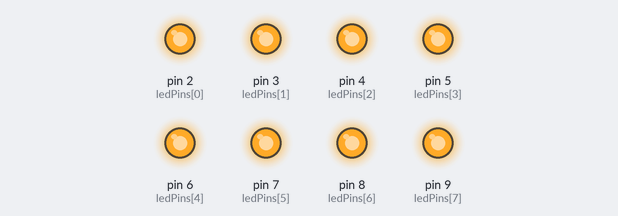
Bench run of a sketch on a simulated Arduino Uno, built with avr-gcc and run on an emulated ATmega328P. Parts: output pins drawn as LEDs (lit = HIGH).

Above: at 0.1 s.
Timing chart, 0 to 1.6 s (numbered marks = the images above):
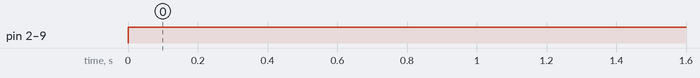

The sketch:

prototype.ino
```cpp
/*     ---------------------------------------------------------
 *     |  Arduino Experimentation Kit Example Code             |
 *     |  CIRC-02 .: 8 LED Fun :. (Multiple LEDs)   |
 *     ---------------------------------------------------------
 *
 *  A few Simple LED animations
 *
 * For more information on this circuit http://tinyurl.com/d2hrud
 *
 */

//LED Pin Variables
int ledPins[] = {2,3,4,5,6,7,8,9}; //An array to hold the pin each LED is connected to
                                   //i.e. LED #0 is connected to pin 2, LED #1, 3 and so on
                                   //to address an array use ledPins[0] this would equal 2
                                   //and ledPins[7] would equal 9

/*
 * setup() - this function runs once when you turn your Arduino on
 * We the three control pins to outputs
 */
void setup()
{

  //Set each pin connected to an LED to output mode (pulling high (on) or low (off)
  for(int i = 0; i < 8; i++){         //this is a loop and will repeat eight times
      pinMode(ledPins[i],OUTPUT); //we use this to set each LED pin to output
  }                                   //the code this replaces is below

  /* (commented code will not run)
   * these are the lines replaced by the for loop above they do exactly the
   * same thing the one above just uses less typing
  pinMode(ledPins[0],OUTPUT);
  pinMode(ledPins[1],OUTPUT);
  pinMode(ledPins[2],OUTPUT);
  pinMode(ledPins[3],OUTPUT);
  pinMode(ledPins[4],OUTPUT);
  pinMode(ledPins[5],OUTPUT);
  pinMode(ledPins[6],OUTPUT);
  pinMode(ledPins[7],OUTPUT);
  (end of commented code)*/
}


/*
 * loop() - this function will start after setup finishes and then repeat
 * we call a function called oneAfterAnother(). if you would like a different behaviour
 * uncomment (delete the two slashes) one of the other lines
 */
void loop()                     // run over and over again
{
  oneAfterAnotherNoLoop();   //this will turn on each LED one by one then turn each off
  //oneAfterAnotherLoop();   //does the same as oneAfterAnotherNoLoop but with
                             //much less typing
  //oneOnAtATime();          //this will turn one LED on then turn the next one
                             //on turning the
                             //former off (one LED will look like it is scrolling
                             //along the line
  //inAndOut();              //lights the two middle LEDs then moves them out then back
                             //in again
}

/*
 * oneAfterAnotherNoLoop() - Will light one LED then delay for delayTime then light
 * the next LED until all LEDs are on it will then turn them off one after another
 *
 * this does it without using a loop which makes for a lot of typing.
 * oneOnAtATimeLoop() does exactly the same thing with less typing
 */
void oneAfterAnotherNoLoop(){
  int delayTime = 100; //the time (in milliseconds) to pause between LEDs
                       //make smaller for quicker switching and larger for slower
  digitalWrite(ledPins[0], HIGH);  //Turns on LED #0 (connected to pin 2 )
  digitalWrite(ledPins[1], HIGH);  //Turns on LED #1 (connected to pin 3 )
  digitalWrite(ledPins[2], HIGH);  //Turns on LED #2 (connected to pin 4 )
  digitalWrite(ledPins[3], HIGH);  //Turns on LED #3 (connected to pin 5 )
  digitalWrite(ledPins[4], HIGH);  //Turns on LED #4 (connected to pin 6 )
  digitalWrite(ledPins[5], HIGH);  //Turns on LED #5 (connected to pin 7 )
  digitalWrite(ledPins[6], HIGH);  //Turns on LED #6 (connected to pin 8 )
  digitalWrite(ledPins[7], HIGH);  //Turns on LED #7 (connected to pin 9 )

}

/*
 * oneAfterAnotherLoop() - Will light one LED then delay for delayTime then light
 * the next LED until all LEDs are on it will then turn them off one after another
 *
 * this does it using a loop which makes for a lot less typing.
 * than oneOnAtATimeNoLoop() does exactly the same thing with less typing
 */
void oneAfterAnotherLoop(){
  int delayTime = 100; //the time (in milliseconds) to pause between LEDs
                       //make smaller for quicker switching and larger for slower

//Turn Each LED on one after another
  for(int i = 0; i <= 7; i++){
    digitalWrite(ledPins[i], HIGH);  //Turns on LED #i each time this runs i
    delay(delayTime);                //gets one added to it so this will repeat
  }                                  //8 times the first time i will = 0 the final
                                     //time i will equal 7;

//Turn Each LED off one after another
  for(int i = 7; i >= 0; i--){  //same as above but rather than starting at 0 and counting up
                                //we start at seven and count down
    digitalWrite(ledPins[i], LOW);  //Turns off LED #i each time this runs i
    delay(delayTime);                //gets one subtracted from it so this will repeat
  }                                  //8 times the first time i will = 7 the final
                                     //time it will equal 0


}

/*
 * oneOnAtATime() - Will light one LED then the next turning off all the others
 */
void oneOnAtATime(){
  int delayTime = 100; //the time (in milliseconds) to pause between LEDs
                       //make smaller for quicker switching and larger for slower

  for(int i = 0; i <= 7; i++){
    int offLED = i - 1;  //Calculate which LED was turned on last time through
    if(i == 0) {         //for i = 1 to 7 this is i minus 1 (i.e. if i = 2 we will
      offLED = 7;        //turn on LED 2 and off LED 1)
    }                    //however if i = 0 we don't want to turn of led -1 (doesn't exist)
                         //instead we turn off LED 7, (looping around)
    digitalWrite(ledPins[i], HIGH);     //turn on LED #i
    digitalWrite(ledPins[offLED], LOW); //turn off the LED we turned on last time
    delay(delayTime);
  }
}

/*
 * inAndOut() - This will turn on the two middle LEDs then the next two out
 * making an in and out look
 */
void inAndOut(){
  int delayTime = 100; //the time (in milliseconds) to pause between LEDs
                       //make smaller for quicker switching and larger for slower

  //runs the LEDs out from the middle
  for(int i = 0; i <= 3; i++){
    int offLED = i - 1;  //Calculate which LED was turned on last time through
    if(i == 0) {         //for i = 1 to 7 this is i minus 1 (i.e. if i = 2 we will
      offLED = 3;        //turn on LED 2 and off LED 1)
    }                    //however if i = 0 we don't want to turn of led -1 (doesn't exist)
                         //instead we turn off LED 7, (looping around)
    int onLED1 = 3 - i;       //this is the first LED to go on ie. LED #3 when i = 0 and LED
                             //#0 when i = 3
    int onLED2 = 4 + i;       //this is the first LED to go on ie. LED #4 when i = 0 and LED
                             //#7 when i = 3
    int offLED1 = 3 - offLED; //turns off the LED we turned on last time
    int offLED2 = 4 + offLED; //turns off the LED we turned on last time

    digitalWrite(ledPins[onLED1], HIGH);
    digitalWrite(ledPins[onLED2], HIGH);
    digitalWrite(ledPins[offLED1], LOW);
    digitalWrite(ledPins[offLED2], LOW);
    delay(delayTime);
  }

  //runs the LEDs into the middle
  for(int i = 3; i >= 0; i--){
    int offLED = i + 1;  //Calculate which LED was turned on last time through
    if(i == 3) {         //for i = 1 to 7 this is i minus 1 (i.e. if i = 2 we will
      offLED = 0;        //turn on LED 2 and off LED 1)
    }                    //however if i = 0 we don't want to turn of led -1 (doesn't exist)
                         //instead we turn off LED 7, (looping around)
    int onLED1 = 3 - i;       //this is the first LED to go on ie. LED #3 when i = 0 and LED
                             //#0 when i = 3
    int onLED2 = 4 + i;       //this is the first LED to go on ie. LED #4 when i = 0 and LED
                             //#7 when i = 3
    int offLED1 = 3 - offLED; //turns off the LED we turned on last time
    int offLED2 = 4 + offLED; //turns off the LED we turned on last time

    digitalWrite(ledPins[onLED1], HIGH);
    digitalWrite(ledPins[onLED2], HIGH);
    digitalWrite(ledPins[offLED1], LOW);
    digitalWrite(ledPins[offLED2], LOW);
    delay(delayTime);
  }
}
```

Measured:
- by itself, pin 2 (ledPins[0]), pin 3 (ledPins[1]), pin 4 (ledPins[2]), pin 5 (ledPins[3]), pin 6 (ledPins[4]), pin 7 (ledPins[5]), pin 8 (ledPins[6]), pin 9 (ledPins[7]): LOW → HIGH at 0.00 s
